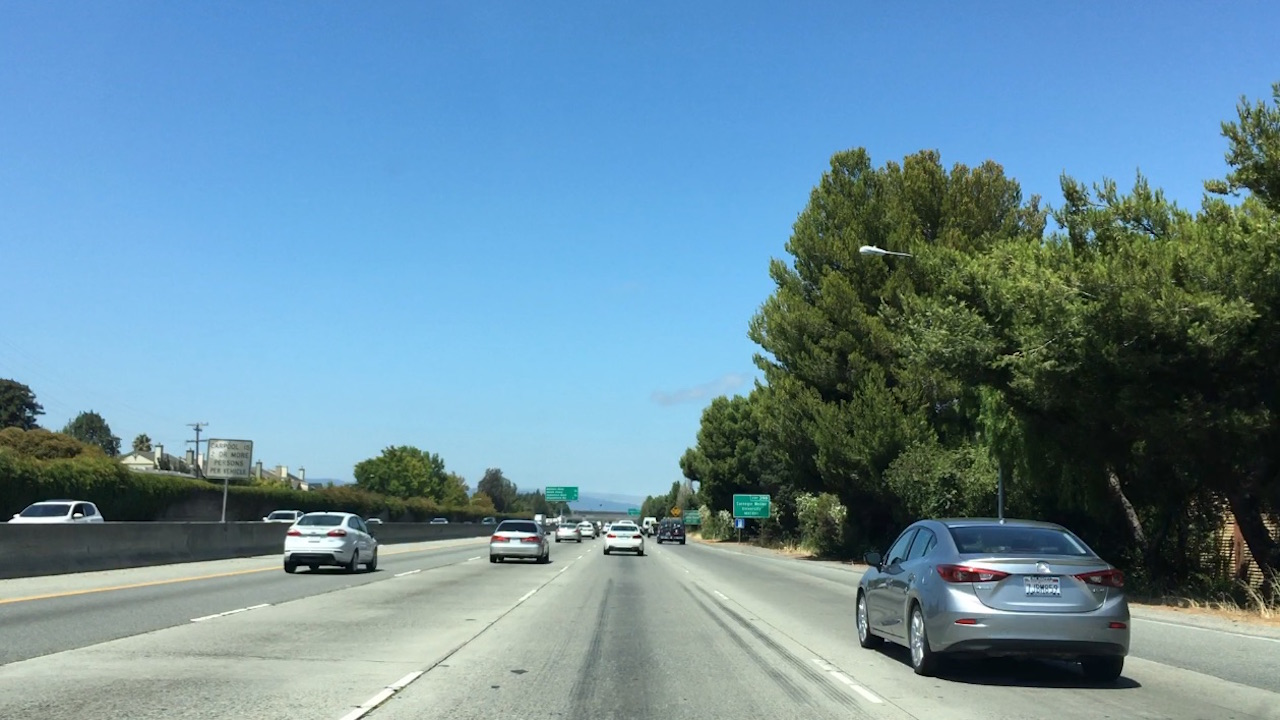
#> input picture test_images/bbox-example-image.jpg, 1280 x 720 px
$ python car.py   (older library calls are emulated)
#> lines starting #> are read from the running program, lines starting #| are printed output that depends on the picture
import matplotlib.image as mpimg
import matplotlib.pyplot as plt
import numpy as np
import pickle
import cv2
from sklearn.svm import LinearSVC
from sklearn.preprocessing import StandardScaler
from skimage.feature import hog
from sklearn.model_selection import train_test_split
from sklearn import datasets
from sklearn import svm

"""
dist_pickle = pickle.load( open("svc_pickle.p", "rb" ) )
svc = dist_pickle["svc"]
X_scaler = dist_pickle["scaler"]
orient = dist_pickle["orient"]
pix_per_cell = dist_pickle["pix_per_cell"]
cell_per_block = dist_pickle["cell_per_block"]
spatial_size = dist_pickle["spatial_size"]
hist_bins = dist_pickle["hist_bins"]
"""

color_space = 'HSV' # Can be RGB, HSV, LUV, HLS, YUV, YCrCb
orient = 9  # HOG orientations
pix_per_cell = 8 # HOG pixels per cell
cell_per_block = 2 # HOG cells per block
hog_channel = 1 # Can be 0, 1, 2, or "ALL"
spatial_size = (32, 32) # Spatial binning dimensions
hist_bins = 32    # Number of histogram bins
spatial_feat = True # Spatial features on or off
hist_feat = True # Histogram features on or off
hog_feat = True # HOG features on or off
y_start_stop = [400, 700] # Min and max in y to search in slide_window()

scale = 1.5
X_scaler = StandardScaler()

svc = LinearSVC(C=1.0, class_weight=None, dual=True, fit_intercept=True,
     intercept_scaling=1, loss='squared_hinge', max_iter=1000,
     multi_class='ovr', penalty='l2', random_state=None, tol=0.0001,
     verbose=0)

img = mpimg.imread('./test_images/bbox-example-image.jpg')
#> img is the input picture: shape (720, 1280, 3); mean R, G, B 105, 140.8, 158.7

def convert_color(img, conv='RGB2YCrCb'):
    if conv == 'RGB2YCrCb':
        return cv2.cvtColor(img, cv2.COLOR_RGB2YCrCb)
    if conv == 'BGR2YCrCb':
        return cv2.cvtColor(img, cv2.COLOR_BGR2YCrCb)
    if conv == 'RGB2LUV':
        return cv2.cvtColor(img, cv2.COLOR_RGB2LUV)

def get_hog_features(img, orient, pix_per_cell, cell_per_block,
                        vis=False, feature_vec=True):
    # Call with two outputs if vis==True
    if vis == True:
        features, hog_image = hog(img, orientations=orient,
                                  pixels_per_cell=(pix_per_cell, pix_per_cell),
                                  cells_per_block=(cell_per_block, cell_per_block),
                                  transform_sqrt=False,
                                  visualise=vis, feature_vector=feature_vec)
        return features, hog_image
    # Otherwise call with one output
    else:
        features = hog(img, orientations=orient,
                       pixels_per_cell=(pix_per_cell, pix_per_cell),
                       cells_per_block=(cell_per_block, cell_per_block),
                       transform_sqrt=False,
                       visualise=vis, feature_vector=feature_vec)
        return features

def bin_spatial(img, size=(32, 32)):
    color1 = cv2.resize(img[:,:,0], size).ravel()
    color2 = cv2.resize(img[:,:,1], size).ravel()
    color3 = cv2.resize(img[:,:,2], size).ravel()
    return np.hstack((color1, color2, color3))

def color_hist(img, nbins=32):    #bins_range=(0, 256)
    # Compute the histogram of the color channels separately
    channel1_hist = np.histogram(img[:,:,0], bins=nbins)
    channel2_hist = np.histogram(img[:,:,1], bins=nbins)
    channel3_hist = np.histogram(img[:,:,2], bins=nbins)
    # Concatenate the histograms into a single feature vector
    hist_features = np.concatenate((channel1_hist[0], channel2_hist[0], channel3_hist[0]))
    # Return the individual histograms, bin_centers and feature vector
    return hist_features

# Define a single function that can extract features using hog sub-sampling and make predictions
def find_cars(img, ystart, ystop, scale, svc, X_scaler, orient, pix_per_cell, cell_per_block, spatial_size, hist_bins):

#> called with ystart = 400, ystop = 656, scale = 1.5, orient = 9, pix_per_cell = 8, cell_per_block = 2, spatial_size = (32, 32), hist_bins = 32
    draw_img = np.copy(img)
    img = img.astype(np.float32)/255

    img_tosearch = img[ystart:ystop,:,:]
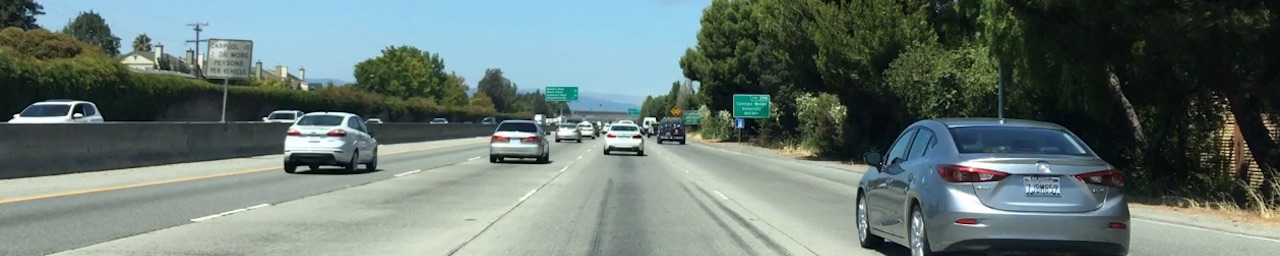
#> img_tosearch: shape (256, 1280, 3) float32; mean of channels 0, 1, 2 0.402, 0.463, 0.444; drawn as R, G, B
    ctrans_tosearch = convert_color(img_tosearch, conv='RGB2YCrCb')
#> in convert_color, `return cv2.cvtColor(img, cv2.COLOR_RGB2YCrCb)`: returned value: shape (256, 1280, 3) float32; mean of channels 0, 1, 2 0.443, 0.471, 0.501
    if scale != 1:
        imshape = ctrans_tosearch.shape
#> imshape = (256, 1280, 3)
        ctrans_tosearch = cv2.resize(ctrans_tosearch, (np.int(imshape[1]/scale), np.int(imshape[0]/scale)))
#> ctrans_tosearch: shape (170, 853, 3) float32; mean of channels 0, 1, 2 0.443, 0.471, 0.501

    ch1 = ctrans_tosearch[:,:,0]
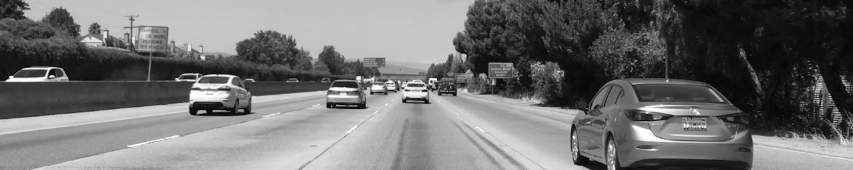
#> ch1: shape (170, 853) float32; min 0.00717, max 1, mean 0.443
    ch2 = ctrans_tosearch[:,:,1]
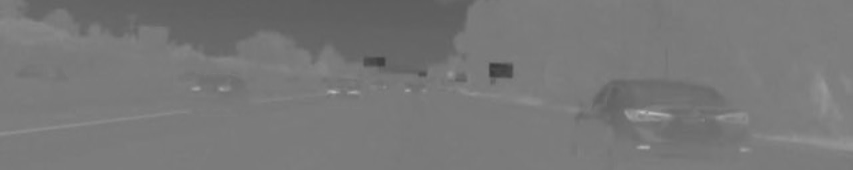
#> ch2: shape (170, 853) float32; min 0.23, max 0.732, mean 0.471
    ch3 = ctrans_tosearch[:,:,2]
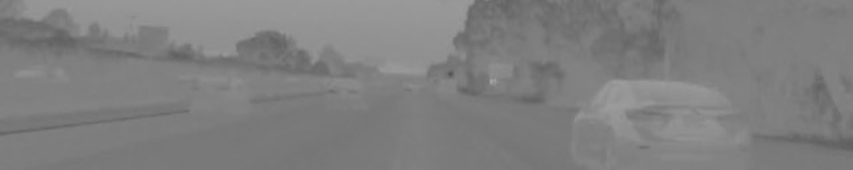
#> ch3: shape (170, 853) float32; min 0.329, max 0.655, mean 0.501

    # Define blocks and steps as above
    nxblocks = (ch1.shape[1] // pix_per_cell) - cell_per_block + 1
#> nxblocks = 105
    nyblocks = (ch1.shape[0] // pix_per_cell) - cell_per_block + 1
#> nyblocks = 20
    nfeat_per_block = orient*cell_per_block**2

    # 64 was the orginal sampling rate, with 8 cells and 8 pix per cell
    window = 64
    nblocks_per_window = (window // pix_per_cell) - cell_per_block + 1
    cells_per_step = 2  # Instead of overlap, define how many cells to step
    nxsteps = (nxblocks - nblocks_per_window) // cells_per_step
#> nxsteps = 49
    nysteps = (nyblocks - nblocks_per_window) // cells_per_step
#> nysteps = 6

    # Compute individual channel HOG features for the entire image
    hog1 = get_hog_features(ch1, orient, pix_per_cell, cell_per_block, feature_vec=False)
    hog2 = get_hog_features(ch2, orient, pix_per_cell, cell_per_block, feature_vec=False)
    hog3 = get_hog_features(ch3, orient, pix_per_cell, cell_per_block, feature_vec=False)

    for xb in range(nxsteps):
        for yb in range(nysteps):
            ypos = yb*cells_per_step
            xpos = xb*cells_per_step
            # Extract HOG for this patch
            hog_feat1 = hog1[ypos:ypos+nblocks_per_window, xpos:xpos+nblocks_per_window].ravel()
            hog_feat2 = hog2[ypos:ypos+nblocks_per_window, xpos:xpos+nblocks_per_window].ravel()
            hog_feat3 = hog3[ypos:ypos+nblocks_per_window, xpos:xpos+nblocks_per_window].ravel()
            hog_features = np.hstack((hog_feat1, hog_feat2, hog_feat3))

            xleft = xpos*pix_per_cell
            ytop = ypos*pix_per_cell

            # Extract the image patch
            subimg = cv2.resize(ctrans_tosearch[ytop:ytop+window, xleft:xleft+window], (64,64))

            # Get color features
            spatial_features = bin_spatial(subimg, size=spatial_size)
            hist_features = color_hist(subimg, nbins=hist_bins)

            # Scale features and make a prediction
            test_features = X_scaler.transform(np.hstack((spatial_features, hist_features, hog_features)).reshape(1, -1))

            #test_features = X_scaler.transform(np.hstack((shape_feat, hist_feat)).reshape(1, -1))
            test_prediction = svc.predict(test_features)

            if test_prediction == 1:
                xbox_left = np.int(xleft*scale)
                ytop_draw = np.int(ytop*scale)
                win_draw = np.int(window*scale)
                cv2.rectangle(draw_img,(xbox_left, ytop_draw+ystart),(xbox_left+win_draw,ytop_draw+win_draw+ystart),(0,0,255),6)
#> subimg: shape (64, 64, 3) float32; mean of channels 0, 1, 2 0.308, 0.481, 0.481

    return draw_img

ystart = 400
ystop = 656
scale = 1.5

#> (the run stopped early here; a loop or call above may not have finished)

$ run again, with test_images/test1.jpg copied over test_images/bbox-example-image.jpg
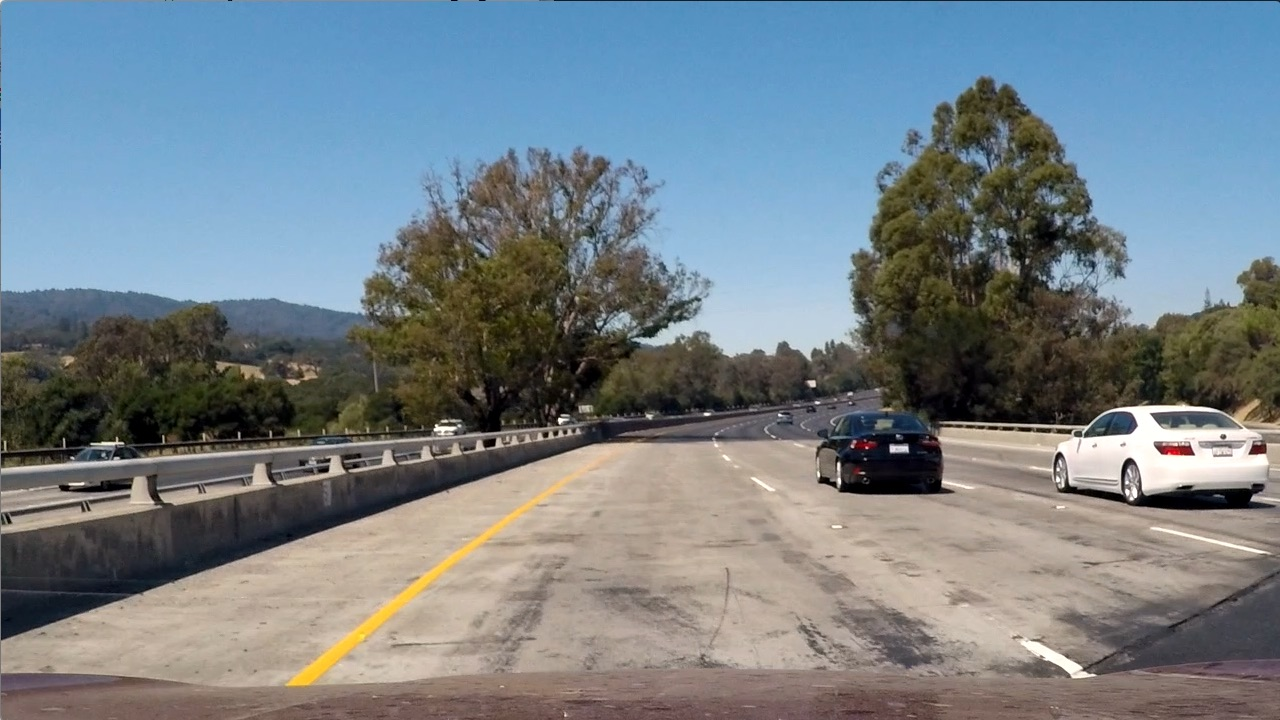
#> input picture test_images/test1.jpg, 1280 x 720 px
#> img is the input picture: shape (720, 1280, 3); mean R, G, B 117.5, 128.7, 135.5
#> ctrans_tosearch: shape (170, 853, 3) float32; mean of channels 0, 1, 2 0.508, 0.524, 0.474
#> in find_cars, `ch1 = ctrans_tosearch[:,:,0]`:
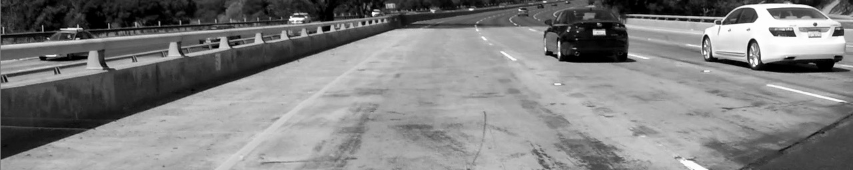
#> ch1: shape (170, 853) float32; min 0, max 1, mean 0.508
#> in find_cars, `ch3 = ctrans_tosearch[:,:,2]`:
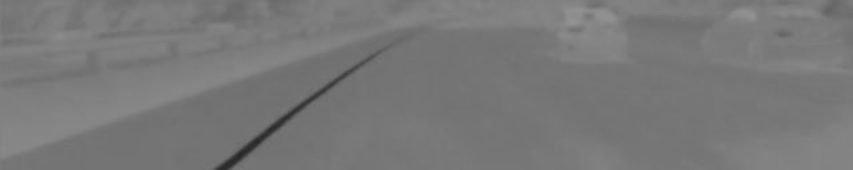
#> ch3: shape (170, 853) float32; min 0.152, max 0.578, mean 0.474

$ run again, with test_images/test2.jpg copied over test_images/bbox-example-image.jpg
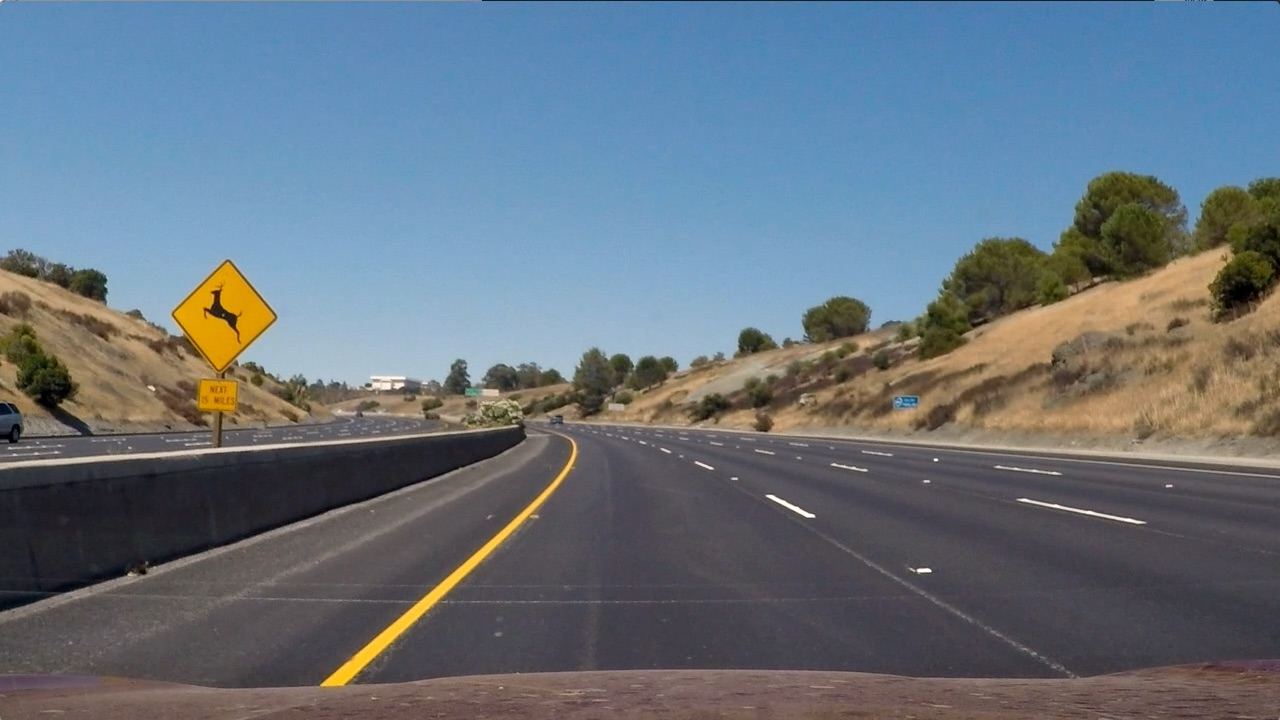
#> input picture test_images/test2.jpg, 1280 x 720 px
#> img is the input picture: shape (720, 1280, 3); mean R, G, B 102.8, 114.6, 125.5
#> ctrans_tosearch: shape (170, 853, 3) float32; mean of channels 0, 1, 2 0.327, 0.513, 0.494
#> in find_cars, `ch1 = ctrans_tosearch[:,:,0]`:
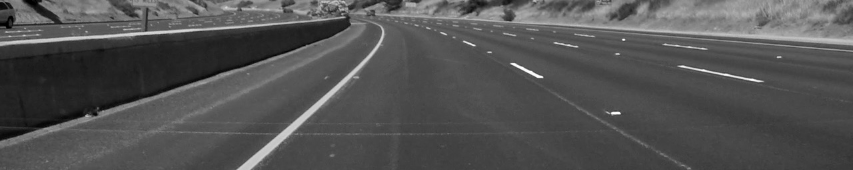
#> ch1: shape (170, 853) float32; min 0.000617, max 0.997, mean 0.327
#> in find_cars, `ch3 = ctrans_tosearch[:,:,2]`:
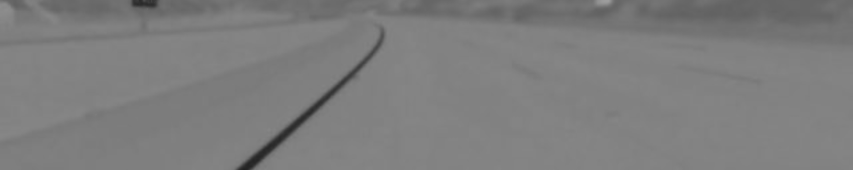
#> ch3: shape (170, 853) float32; min 0.132, max 0.618, mean 0.494

$ run again, with test_images/test3.jpg copied over test_images/bbox-example-image.jpg
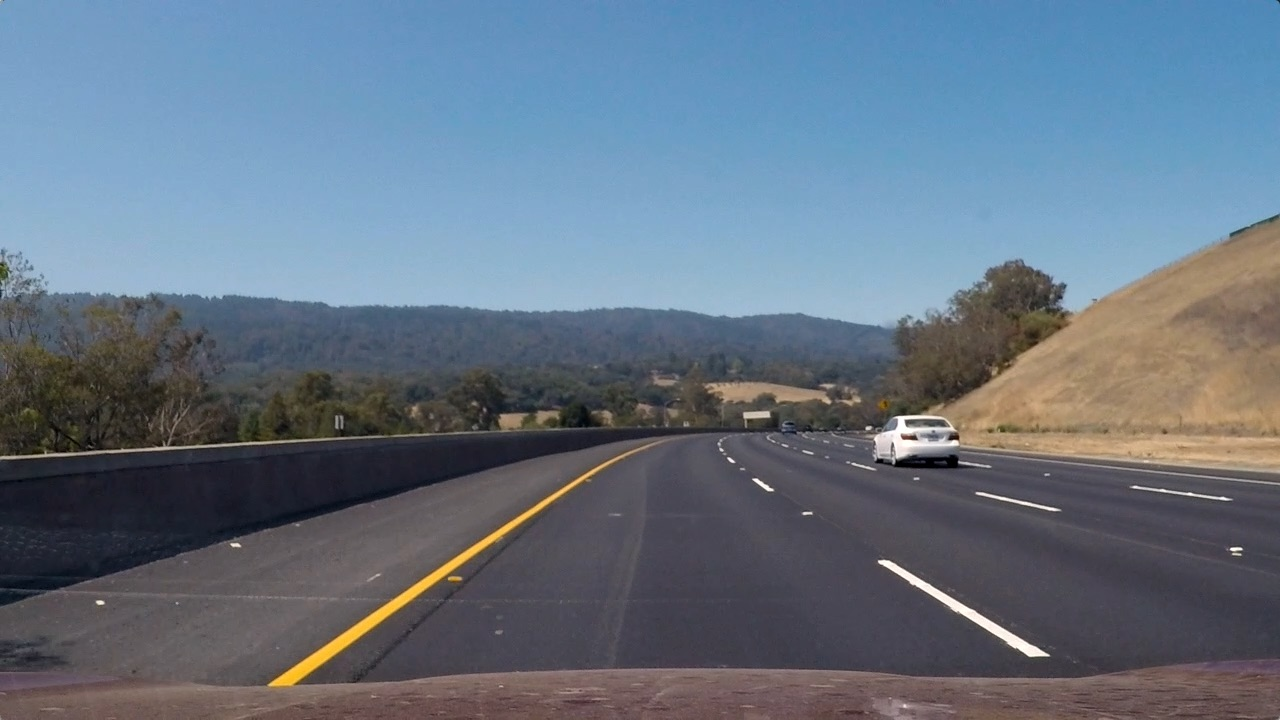
#> input picture test_images/test3.jpg, 1280 x 720 px
#> img is the input picture: shape (720, 1280, 3); mean R, G, B 101.1, 115.3, 130.7
#> ctrans_tosearch: shape (170, 853, 3) float32; mean of channels 0, 1, 2 0.307, 0.509, 0.502
#> in find_cars, `ch1 = ctrans_tosearch[:,:,0]`:
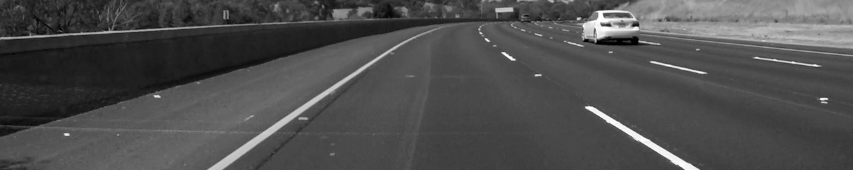
#> ch1: shape (170, 853) float32; min 0.000135, max 0.999, mean 0.307
#> in find_cars, `ch3 = ctrans_tosearch[:,:,2]`:
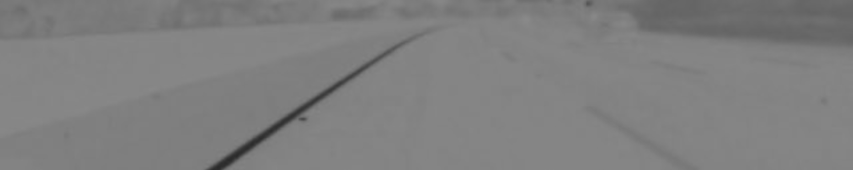
#> ch3: shape (170, 853) float32; min 0.165, max 0.541, mean 0.502
